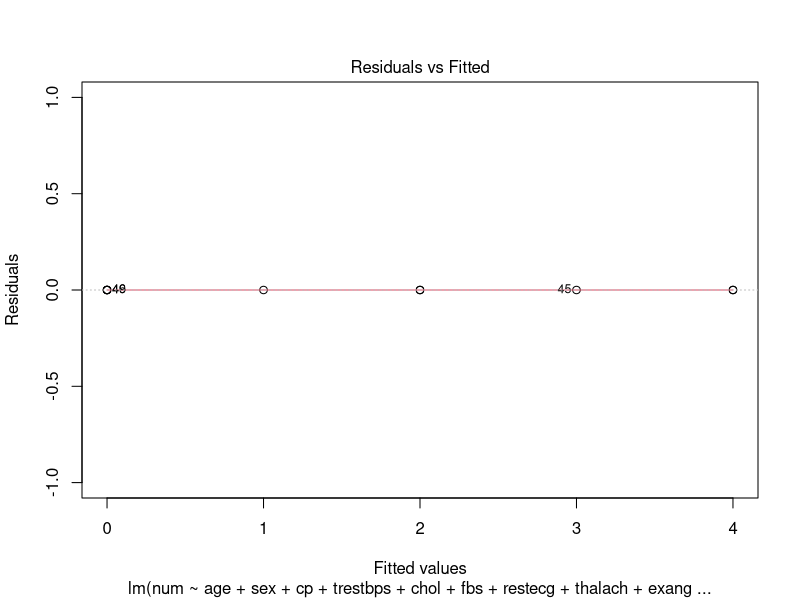
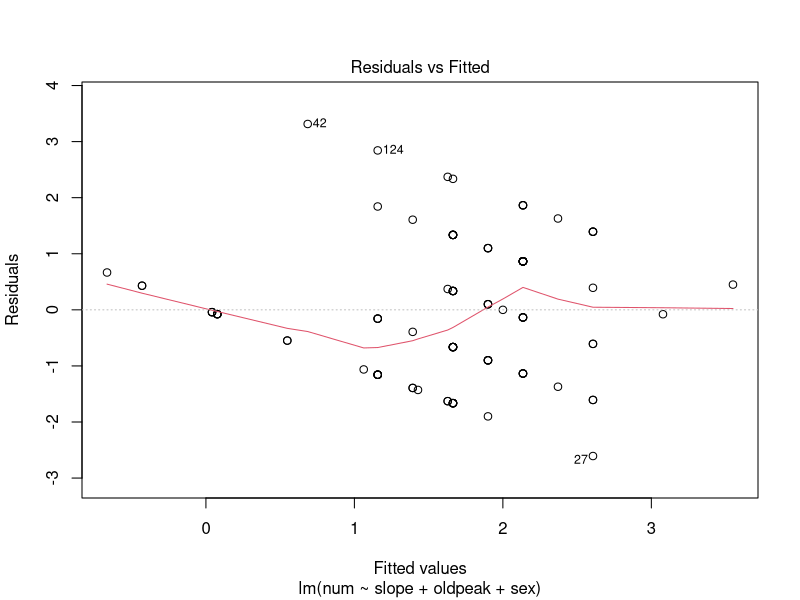
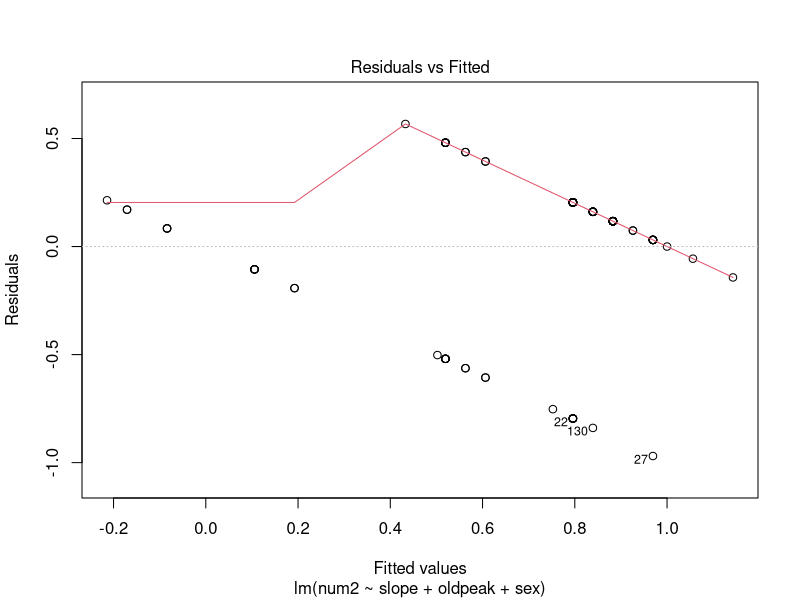

The R script that drew these images, in order:
## ---- chunk 1
knitr::opts_chunk$set(echo = TRUE)
## ---- chunk 2
heart <- read.csv("heart.csv", header = TRUE, na.strings = "?")
summary(heart)
str(heart)
## ---- chunk 3
heart$trestbps[heart$trestbps == -9.0] <- NA
heart$fbs[heart$fbs == -9] <- NA
heart$restecg[heart$restecg == -9] <- NA
heart$thalach[heart$thalach == -9.0] <- NA
heart$exang[heart$exang == -9] <- NA
heart$slope[heart$slope == -9] <- NA
heart$ca[heart$ca == -9] <- NA
heart$thal[heart$thal == -9] <- NA

summary(heart)
## ---- chunk 4
fit_num_all <- lm(num ~ ., data = heart)
summary(fit_num_all)
## ---- chunk 5
summary(na.omit(heart))
nrow(na.omit(heart))
## ---- chunk 6
fit_num_1 <- lm(num ~ age + sex + cp + trestbps + chol + fbs + restecg + thalach + exang + oldpeak + slope + thal, data = heart)
summary(fit_num_1)
## ---- chunk 7
fit_num_2 <- lm(num ~ age + sex + cp + trestbps + chol + fbs + restecg + thalach + exang + oldpeak + slope, data = heart)
summary(fit_num_2)
## ---- chunk 8
heart$cp <- factor(heart$cp)
heart$restecg <- factor(heart$restecg)
heart$slope <- factor(heart$slope)
heart$thal <- factor(heart$thal)
## ---- chunk 9
fit_num_3 <- lm(num ~ age + sex + cp + trestbps + chol + fbs + restecg + thalach + exang + oldpeak + slope, data = heart)
summary(fit_num_3)
## ---- chunk 10
heart$sex <- factor(heart$sex)
heart$fbs <- factor(heart$fbs)
heart$exang <- factor(heart$exang)
## ---- chunk 11
fit_num_4 <- lm(num ~ age + sex + cp + trestbps + chol + fbs + restecg + thalach + exang + oldpeak + slope, data = heart)
summary(fit_num_4)
## ---- chunk 12
heart$num2[heart$num == 0] <- 0
heart$num2[heart$num != 0] <- 1
## ---- chunk 13
fit_num_slope_oldpeak_sex <- lm(num ~ slope + oldpeak + sex, data = heart)
summary(fit_num_slope_oldpeak_sex)
## ---- chunk 14
fit_num2_slope_oldpeak_sex <- lm(num2 ~ slope + oldpeak + sex, data = heart)
summary(fit_num_slope_oldpeak_sex)
## ---- chunk 15
plot(fit_num_1, 1) 
plot(fit_num_slope_oldpeak_sex, 1)
plot(fit_num2_slope_oldpeak_sex, 1)
